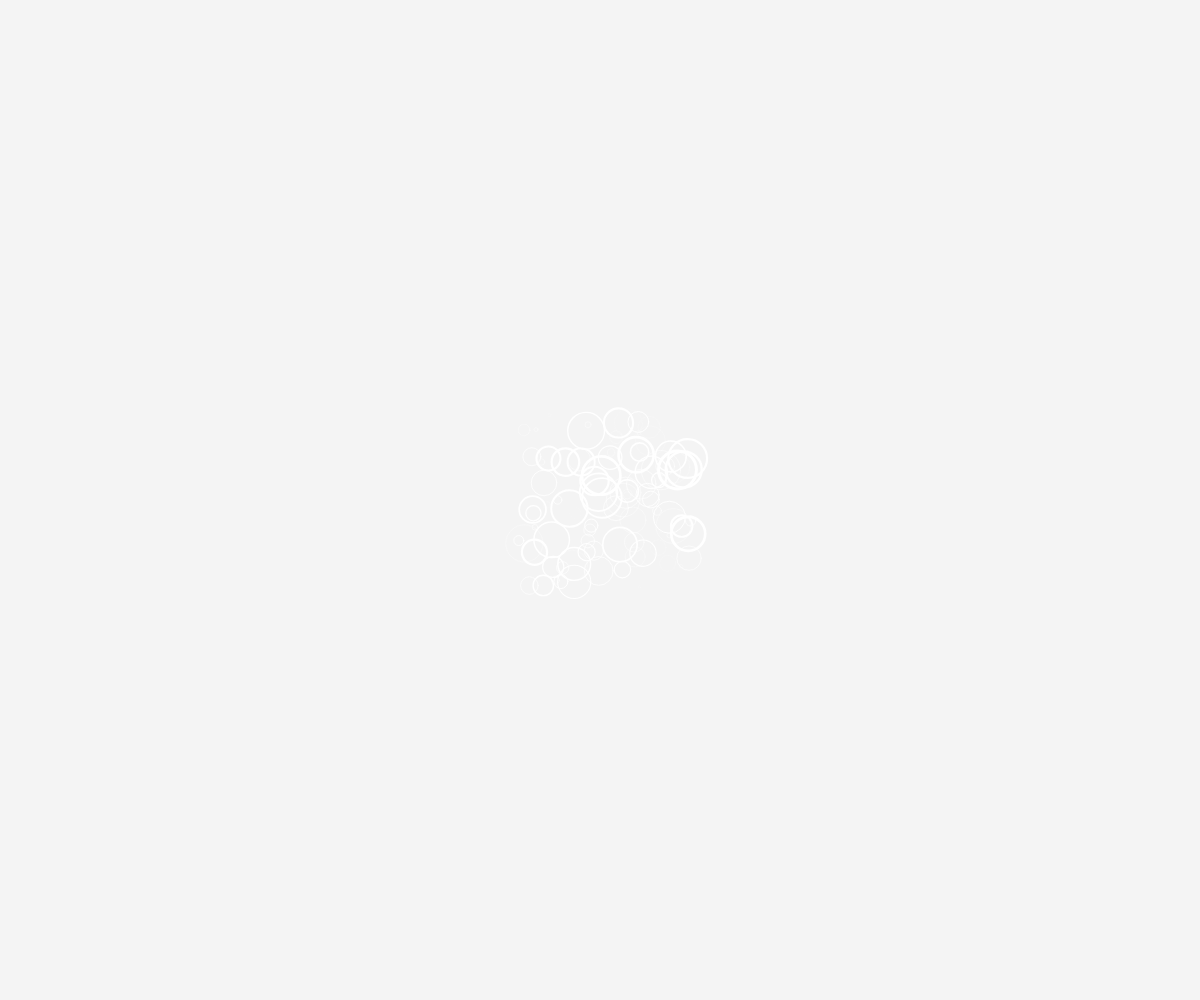
Frame 1 (no input)
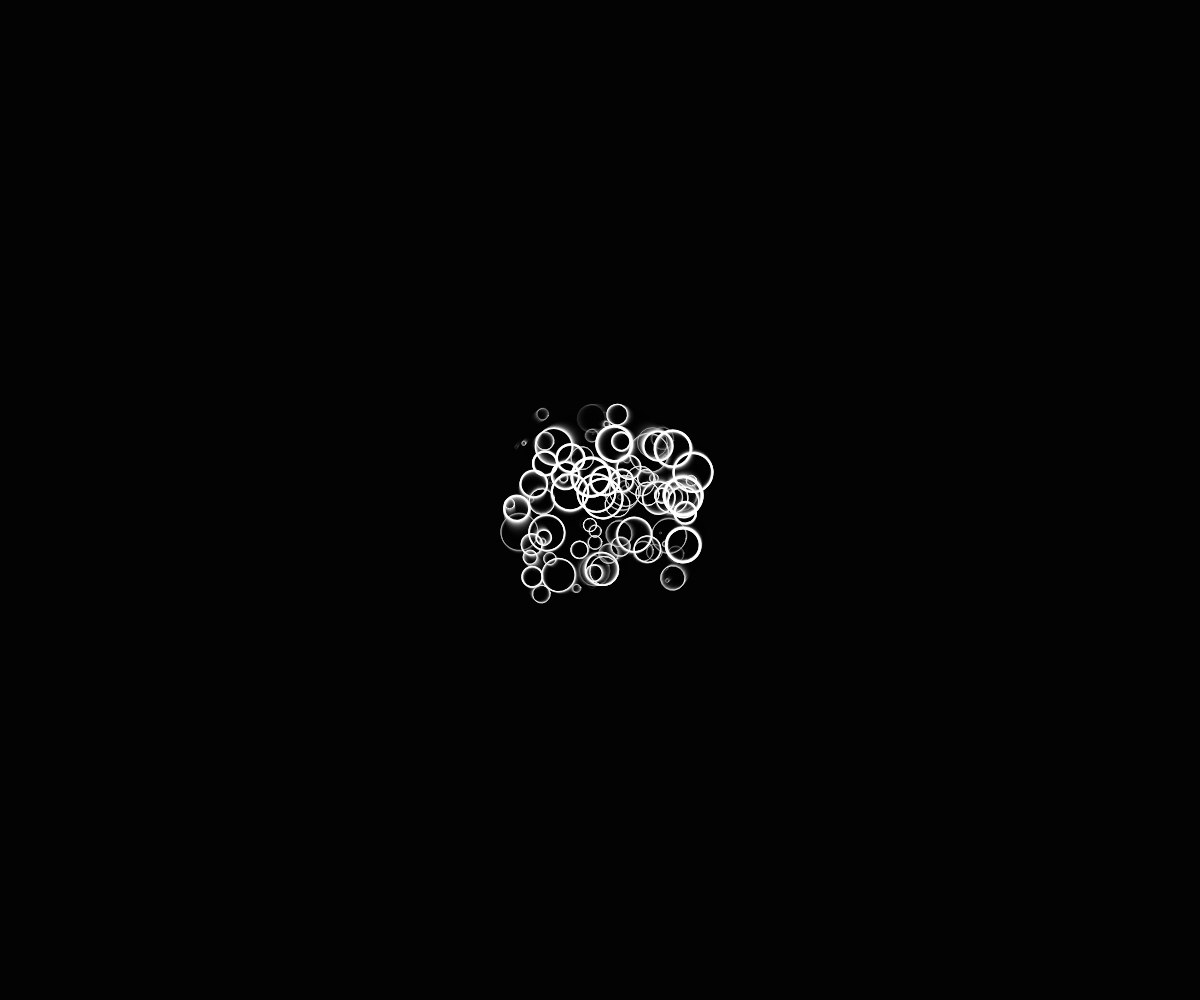
Frame 60 (no input)
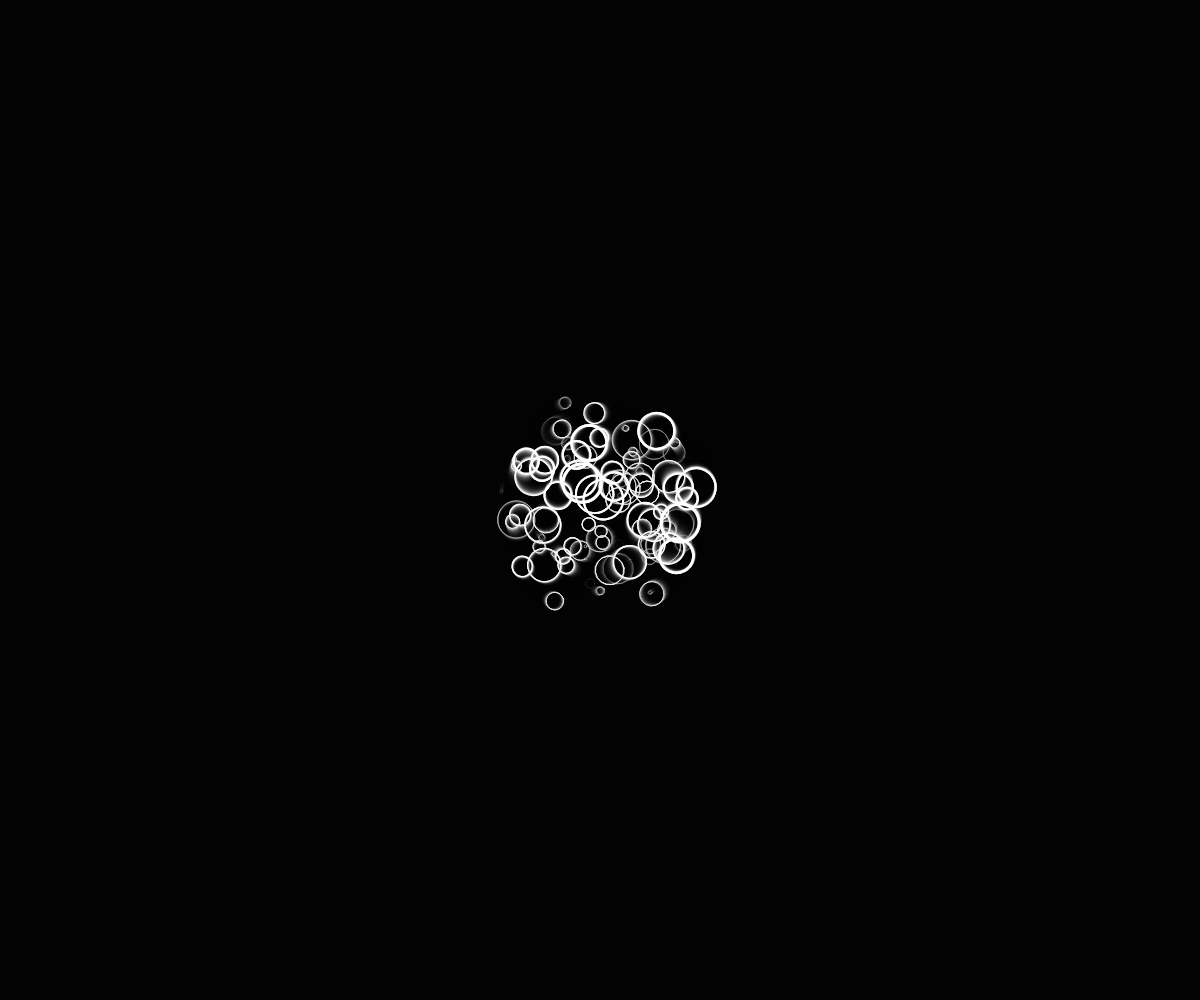
Frame 120 (the mouse pressed at the canvas centre since frame 60)

The p5.js sketch that drew these frames (run headless with seeded random() and noise() and a simulated clock; from frame 60 on, the mouse is pressed at the canvas centre):

// p5.js sketch
// ── sketch.js
const R = 500;
const N = 100;
const MAX = 200;
const SCALE = 16 / 9 / 1000;

let a = MAX;
let x = 100;
let off = 0.1;
let ratio;

function setup() {
  createCanvas(windowWidth, windowHeight);
  windowResized();
}

function windowResized() {
  ratio = SCALE * min(innerWidth, innerHeight);
  resizeCanvas(innerWidth, innerHeight);
}

function easeInOutCubic(t) {
  return t < 0.5 ? 4 * t * t * t : (t - 1) * (2 * t - 2) * (2 * t - 2) + 1;
}

function keyPressed() {
  a = MAX;
  x = int(random(1000));
  randomSeed();
  off = random(1);
}

function makeCircle(s) {
  strokeWeight(s);
  stroke(255);
  noFill();
  const r = R * (0.25 + off * 2);
  ellipse(0, 0, r, r);
}

function mousePressed() {
  noLoop();
}

function mouseReleased() {
  loop();
}

function draw() {
  if (touches.length > 0) {
    return;
  }

  if (frameCount % 300 === 0) {
    keyPressed();
  }

  a *= 0.95;
  const b = easeInOutCubic(a / MAX) * MAX;
  const c = color(b, b, b, 50);
  background(c);

  translate(innerWidth / 2, innerHeight / 2);
  scale(ratio * 0.5);
  randomSeed(42);

  const tick = frameCount * off;
  for (let i = 0; i < N; i++) {
    push();
    const dir = i % 2 === 0 ? -1 : 1;
    rotate(dir * random(N / 4) * tick * 0.004);

    const amp = sin(tick * 0.001 * random(10)) * 6;
    const x = random(-100, 100) + random(N / 40) * exp(amp);
    const y = random(-100, 100);
    translate(x, y);
    scale(i / 500);
    makeCircle(random(20));
    pop();
  }
}
